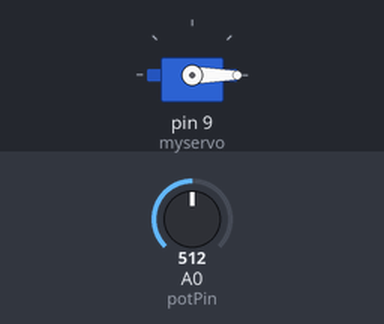
Bench run of a sketch on a simulated Arduino Uno, built with avr-gcc and run on an emulated ATmega328P. Shown: servo. The inputs (shaded band) are chosen by the test bench; at power-on: A0 (potPin) = 512.

Above: at 1.2 s.
1.3 s: A0 (potPin) set to 306
At 1.7 s:
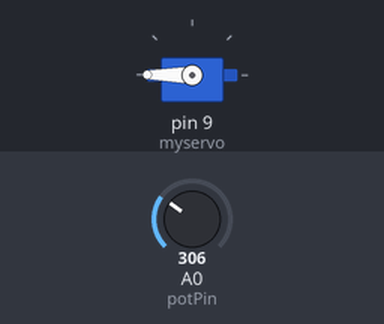
2.8 s: A0 (potPin) set to 122
At 4.0 s:
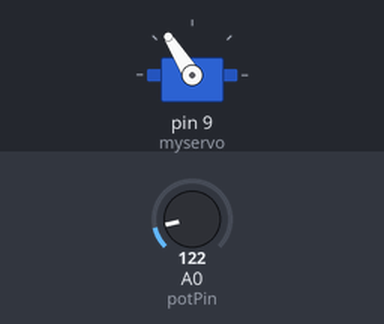
4.3 s: A0 (potPin) set to 900
At 5.4 s:
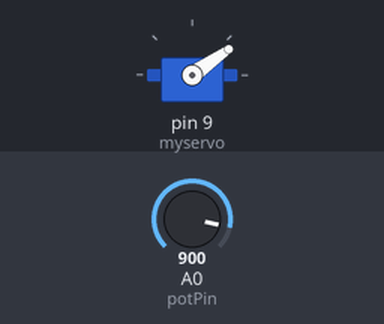
5.8 s: A0 (potPin) set to 1023
At 6.7 s:
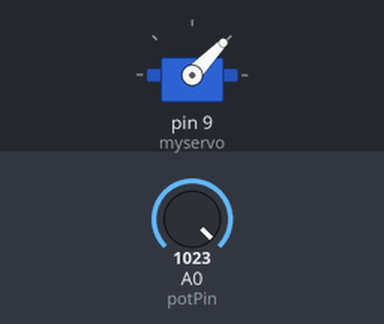
7.3 s: A0 (potPin) set to 511
At 8.6 s:
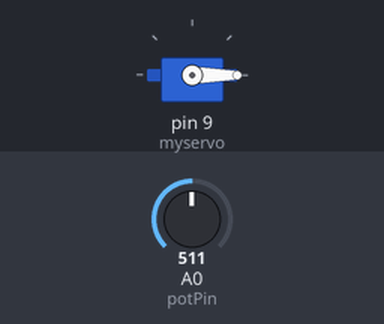
Timing chart, 0 to 9.8 s (numbered marks = the images above; inputs shaded):
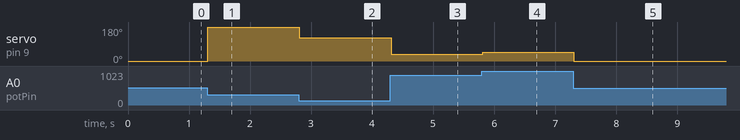

The sketch:

Servos1.ino
```cpp
#include <Servo.h>
Servo myservo; // create servo object to control a servo // variable to store the servo position
int potPin = 0;
int val = 0;
void setup() {
 myservo.attach(9); // attaches the servo on pin 9 to the servo object
}
void loop() {
 val = analogRead(potPin);

 myservo.write(val); // tell servo to go to position in variable 'val'
 delay(15); // waits 15ms for the servo to reach the position

} 
```

Measured:
- after the input at 1.3 s, servo on pin 9 (myservo): 0° → 180° at once
- after the input at 2.8 s, servo on pin 9 (myservo): 180° → 122° at once
- after the input at 4.3 s, servo on pin 9 (myservo): 122° → 35° at once
- after the input at 5.8 s, servo on pin 9 (myservo): 35° → 46° at once
- after the input at 7.3 s, servo on pin 9 (myservo): 46° → 0° at once
